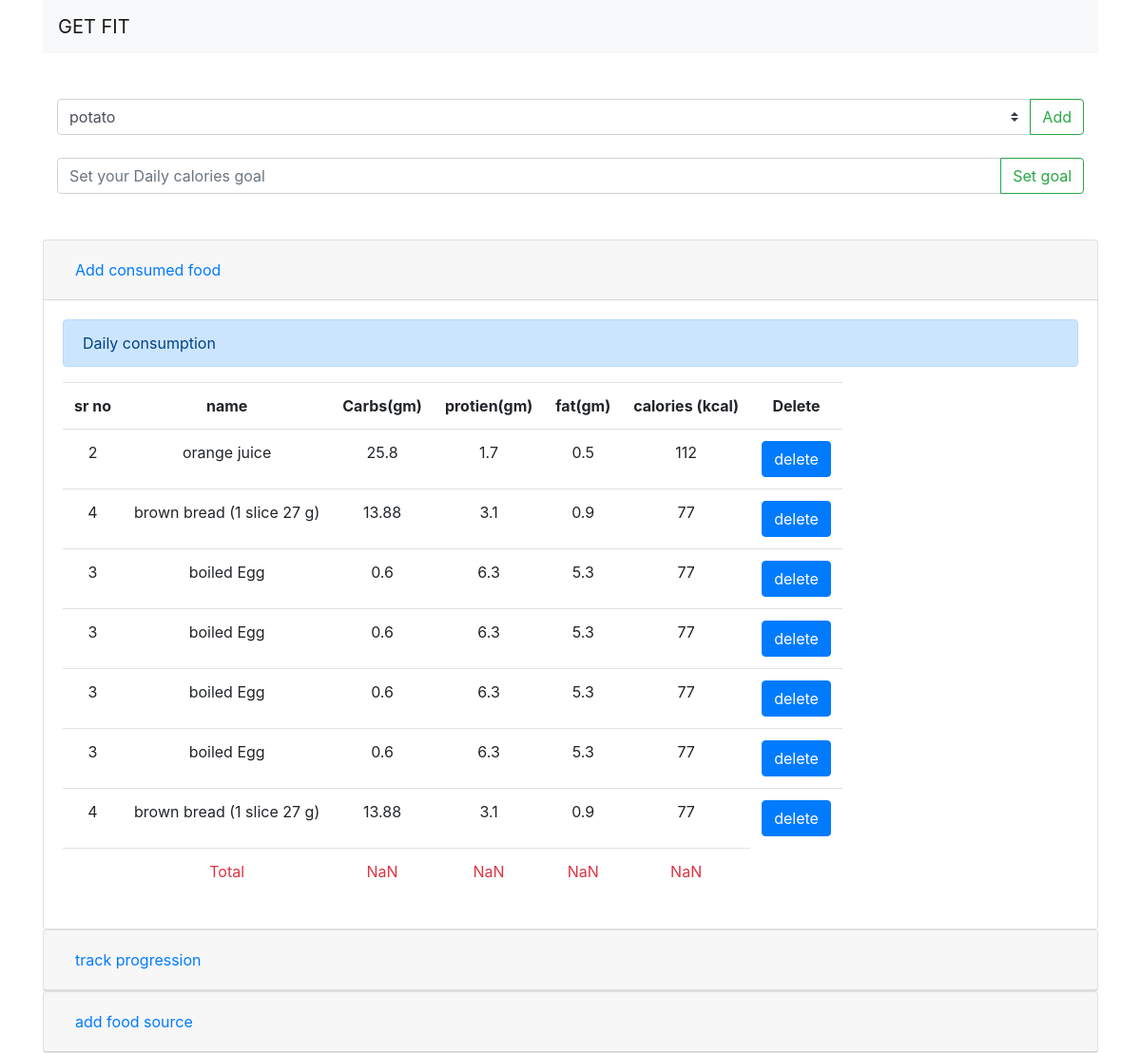
Before: / (signed in) with the older database file.
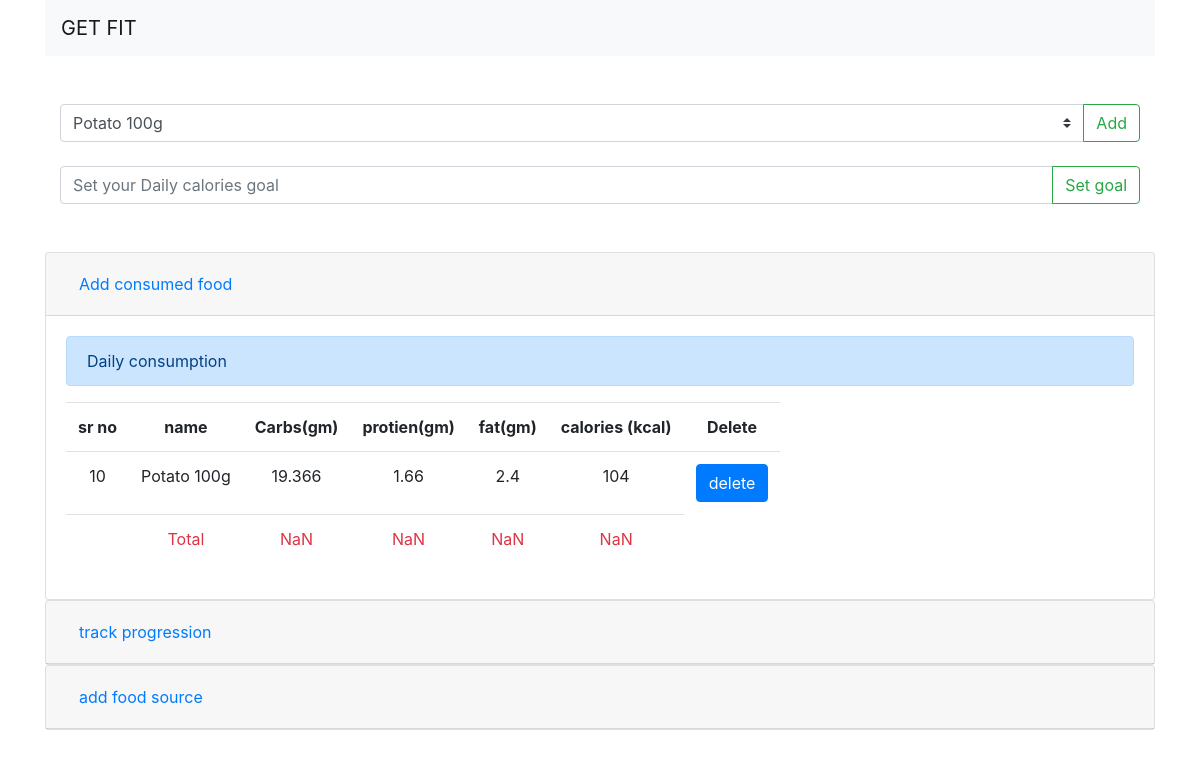
After: the same page with the newer database file.
### myapp/models.py (models this page shows, shortened)
class Consumed(models.Model):
    user=models.ForeignKey(User,on_delete=models.CASCADE)
    consumed=models.ForeignKey(food,on_delete=models.CASCADE)

class food(models.Model):
    name=models.CharField(max_length=250)
    carbs=models.FloatField()
    protien=models.FloatField()
    fat=models.FloatField()
    calories=models.IntegerField()

### myapp/views.py (the view)
# urls.py: path('',views.index,name="index"),
@login_required
def index(request):
    if request.method == "POST":
        consumed_food_name = request.POST.get("consumed_food")
        consumed_food = get_object_or_404(food, name=consumed_food_name)
        active_user = request.user
        consumed_entry = Consumed(user=active_user, consumed=consumed_food)
        consumed_entry.save()
        return redirect('main:index')
    else:
        data = food.objects.all()
    consumed_food_by_user = Consumed.objects.filter(user=request.user)
    return render(request, 'myapp/index.html', {'food': data, 'consumed_food': consumed_food_by_user})

### myapp/templates/myapp/index.html (shortened to what this page needs)
<!DOCTYPE html>
<html>
<head>
  <link rel="stylesheet" href="https://cdn.jsdelivr.net/npm/bootstrap@4.0.0/dist/css/bootstrap.min.css"
 />
</head>
<body>
  <div class="container">
    <nav class="navbar navbar-light bg-light">
      <a class="navbar-brand" href="#">
        GET FIT
      </a>
    </nav>
    <br />
    <br />
    <div class="container text-center">
      <form method="POST">
        <div class="input-group">
          <select class="custom-select" name="consumed_food" id="consumed_food">
            {% for i in food %}
            <option selected>{{ i.name }}</option>
            {% endfor %}
          </select>
          <div class="input-group-append">
            <button class="btn btn-outline-success" type="submit">Add</button>
          </div>
        </div>
      </form>
      <br />
      <form method="POST" action="{% url 'main:setgoal' %}">
        <div class="input-group">
          <input type="number" class="form-control" id="setgoal" name="setgoal" aria-describedby="helpId"
            placeholder="Set your Daily calories goal" required="true" />
          <div class="input-group-append">
            <button class="btn btn-outline-success" type="submit" onclick="sent()" id="form_set_goal">
              Set goal
            </button>
          </div>
        </div>
      </form>
    </div>
    <br />
    <br />
    <div id="accordion">
      <div class="card">
        <div class="card-header" id="headingOne">
          <h5 class="mb-0">
            <button class="btn btn-link" data-toggle="collapse" data-target="#collapseOne" aria-expanded="true"
              aria-controls="collapseOne">
              Add consumed food
            </button>
          </h5>
        </div>
        <div id="collapseOne" class="collapse show" aria-labelledby="headingOne" data-parent="#accordion">
          <div class="card-body">
            <div class="alert alert-primary" role="alert">
              Daily consumption
            </div>
            <table id="table" class="table text-center table-responsive">
              <tr>
                <th scope="col">sr no</th>
                <th scope="col">name</th>
                <th scope="col">Carbs(gm)</th>
                <th scope="col">protien(gm)</th>
                <th scope="col">fat(gm)</th>
                <th scope="col">calories (kcal)</th>
                <th scope="col">Delete</th>
              </tr>
              {% for i in consumed_food %}
              <tr>
                <td>{{ i.consumed.id }}</td>
                <td>{{ i.consumed.name }}</td>
                <td>{{ i.consumed.carbs }}</td>
                <td>{{ i.consumed.protien }}</td>
                <td>{{ i.consumed.fat }}</td>
                <td>{{ i.consumed.calories }}</td>
                <td>
                  <a href="{% url 'main:del' i.id%}" class="btn btn-primary">delete</a>
                </td>
              </tr>
              {% endfor %}
              <tr class="text-danger">
                <td></td>
                <td>Total</td>
                <td id="carbs"></td>
                <td id="protien"></td>
                <td id="fats"></td>
                <td id="calories"></td>
              </tr>
            </table>
          </div>
        </div>
      </div>
      <div class="card">
        <div class="card-header" id="headingTwo">
          <h5 class="mb-0">
            <button class="btn btn-link collapsed" data-toggle="collapse" data-target="#collapseTwo"
              aria-expanded="false" aria-controls="collapseTwo">
              track progression
            </button>
          </h5>
        </div>
      </div>
      <div class="card">
        <div class="card-header" id="headingThree">
          <h5 class="mb-0">
            <button class="btn btn-link collapsed" data-toggle="collapse" data-target="#collapseThree"
              aria-expanded="false" aria-controls="collapseThree">
              add food source
            </button>
          </h5>
        </div>
      </div>
    </div>
  </div>
</body>
</html>

Changed rows visible on the page:
removed Consumed: consumed.id "2", consumed.name "orange juice", consumed.carbs "25.8", consumed.protien "1.7", consumed.fat "0.5", consumed.calories "112"
removed Consumed: consumed.id "4", consumed.name "brown bread (1 slice 27 g)", consumed.carbs "13.88", consumed.protien "3.1", consumed.fat "0.9", consumed.calories "77"
removed Consumed: consumed.id "3", consumed.name "boiled Egg", consumed.carbs "0.6", consumed.protien "6.3", consumed.fat "5.3", consumed.calories "77"
removed Consumed: consumed.id "3", consumed.name "boiled Egg", consumed.carbs "0.6", consumed.protien "6.3", consumed.fat "5.3", consumed.calories "77"
removed Consumed: consumed.id "3", consumed.name "boiled Egg", consumed.carbs "0.6", consumed.protien "6.3", consumed.fat "5.3", consumed.calories "77"
removed Consumed: consumed.id "3", consumed.name "boiled Egg", consumed.carbs "0.6", consumed.protien "6.3", consumed.fat "5.3", consumed.calories "77"
removed Consumed: consumed.id "4", consumed.name "brown bread (1 slice 27 g)", consumed.carbs "13.88", consumed.protien "3.1", consumed.fat "0.9", consumed.calories "77"
added Consumed: consumed.id "10", consumed.name "Potato 100g", consumed.carbs "19.366", consumed.protien "1.66", consumed.fat "2.4", consumed.calories "104"
Other visible differences:
form field consumed_food: "potato" → "Potato 100g"
